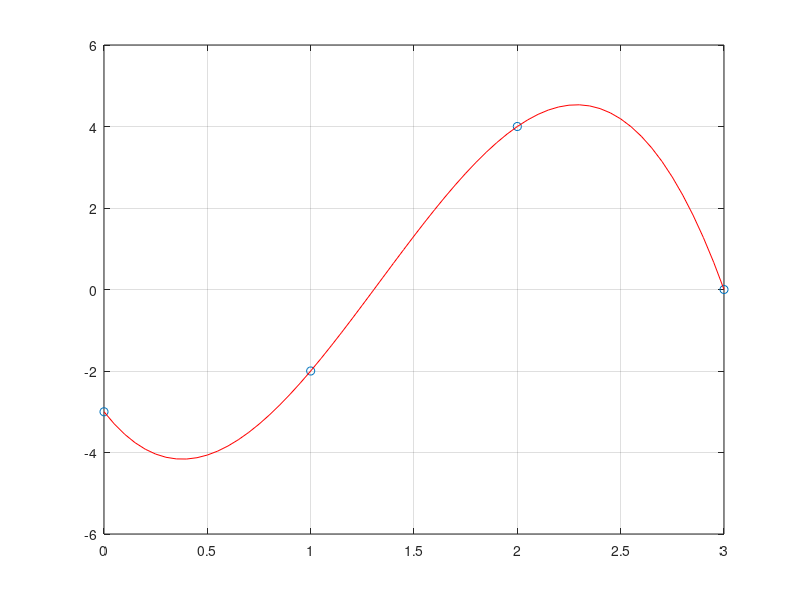

This figure's MATLAB source:
# Algoritmo de interpolação de Newton
# Método das Diferenças Divididas
function interpolacao_newton
clear
clc

# =========
# Entradas:
# Vetores x e y de pontos tabelados
x=[0 1 2 3];
y=[-3 -2 4 0];
# ==========

# calcula número de pontos  -> grau do polinômio = (n-1)
n = length(x);

# Monta a matriz a de diferenças divididas
for i = 1 : n
  a(i,1) = y(i);
endfor
for j = 2 : n
   for i = j : n
     a(i,j) = (a(i,(j-1)) - a((i-1),(j-1)))/(x(i) - x(i-j+1));
   endfor
endfor

format long

printf("| Matriz a de diferenças divididas:\n");
a

printf("\n| Interpolação em x = 2.5\n");
printf("p(2.5) = %.16f\n", p(2.5));

# 2) Como temos poucos pontos tabelados para ter uma boa precisão na interpolação, usaremos mais pontos.
#    A ideia é dividir o intervalo de x de 0.05 em 0.05, formando 60 pontos 

# Interpolando pontos tabelados
for i = 1 : n
   g(i) = p(x(i));
endfor
# Print da interpolação nos pontos tabelados
printf("\n| Interpolação nos pontos tabelados:\n");
printf("         x         |         y          \n");
for i = 1 : n
  printf("%.16f | %.16f\n", x(i), g(i));
endfor

# Interpolando pontos tabelados + outros pontos entre x(1) e x(n) e armazenando em vetor g1
others_x = [x(1) : 0.05 : x(n)];
others_n = length(others_x);
for i = 1 : others_n
   g1(i) = p(others_x(i));
endfor
# Print da interpolação e mais pontos
printf("\n| Interpolação em mais pontos:\n");
printf("         x         |         y          \n");
for i = 1 : others_n
  printf("%.16f | %.16f\n", others_x(i), g1(i));
endfor

# Plot do gráfico com os pontos tabelados
plot(x,y,'o')
grid
hold on
# Plot da curva aproximada interpolada nos pontos tabelados + pontos extra
plot(others_x,g1,'r')

# Função que calcula valor do polinômio para x passado
function result = p(x_symb)
result = 0;
for i = 1 : n
  mult = 1;
  for j = 1 : (i - 1)
    mult *= (x_symb - x(j));
  endfor
  result += a(i,i) * mult;
endfor
endfunction

endfunction

